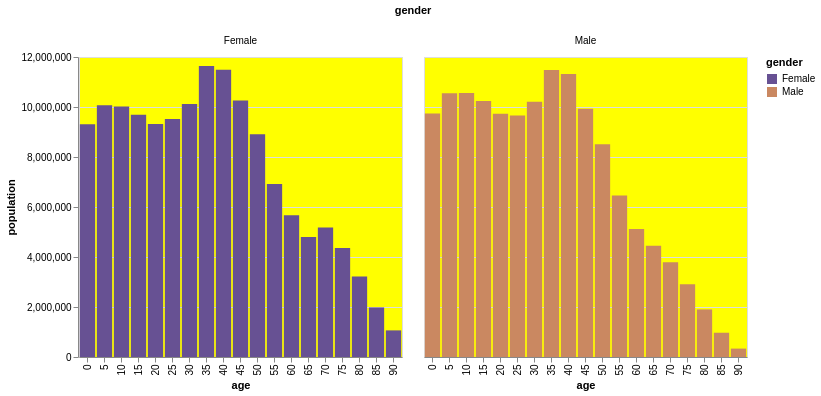

This figure's Vega-Lite source:
### Vega-Lite specification from a JSON file in a GitHub repository (floating-point values rounded to 4 significant figures; data arrays with more than 128 entries replaced by an {"elided": "..."} marker saying what was removed)
{"$schema": "https://vega.github.io/schema/vega-lite/v4.json", "description": "A trellis bar chart showing the US population distribution of age groups and gender in 2000.", "data": {"values": {"elided": "570 records"}}, "transform": [{"filter": "datum.year == 2000"}, {"calculate": "datum.sex == 2 ? 'Female' : 'Male'", "as": "gender"}], "facet": {"column": {"field": "gender"}}, "spec": {"width": {"step": 17}, "mark": "bar", "encoding": {"y": {"aggregate": "sum", "field": "people", "title": "population"}, "x": {"field": "age", "type": "ordinal"}, "color": {"field": "gender", "scale": {"range": ["#675193", "#ca8861"]}}}}, "resolve": {"scale": {"x": "independent"}}, "config": {"view": {"fill": "yellow"}}}
